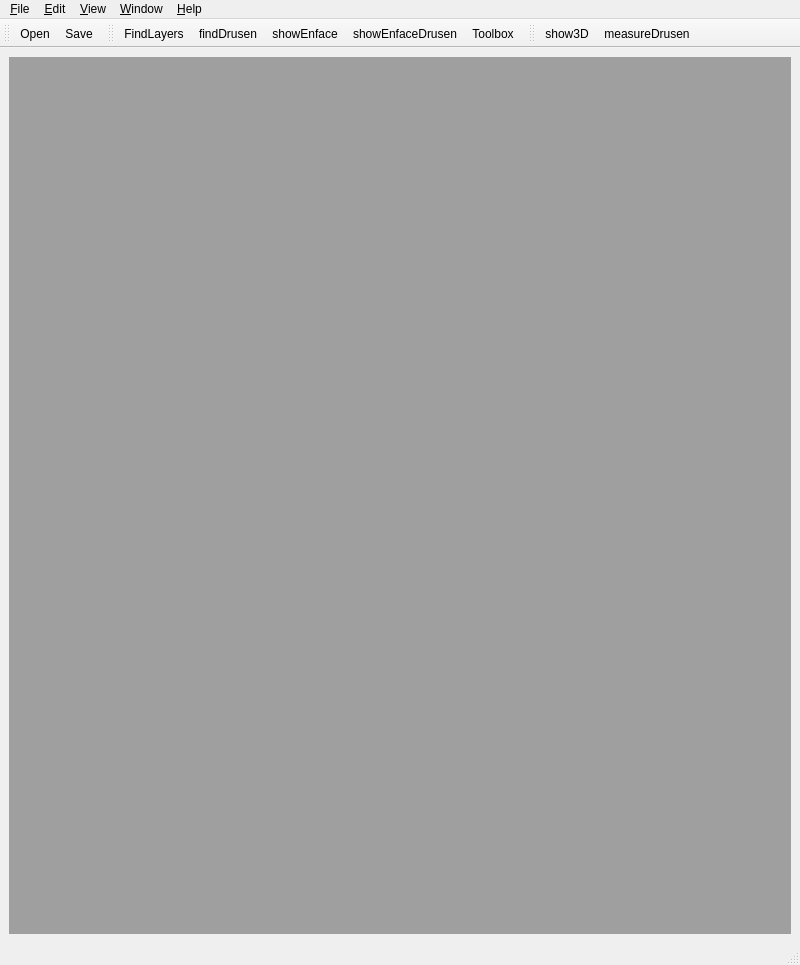
<?xml version="1.0" encoding="UTF-8"?>
<ui version="4.0">
 <class>MainWindow</class>
 <widget class="QMainWindow" name="MainWindow">
  <property name="geometry">
   <rect>
    <x>0</x>
    <y>0</y>
    <width>800</width>
    <height>965</height>
   </rect>
  </property>
  <property name="windowTitle">
   <string>OCT Editor</string>
  </property>
  <property name="windowIcon">
   <iconset>
    <normaloff>icons/633563-basic-icons/png/233-empty.png</normaloff>icons/633563-basic-icons/png/233-empty.png</iconset>
  </property>
  <widget class="QWidget" name="centralwidget">
   <layout class="QGridLayout" name="gridLayout">
    <item row="0" column="0">
     <widget class="QMdiArea" name="mdiArea">
      <widget class="QWidget" name="subwindowScanViewer">
       <property name="sizePolicy">
        <sizepolicy hsizetype="Expanding" vsizetype="Expanding">
         <horstretch>0</horstretch>
         <verstretch>0</verstretch>
        </sizepolicy>
       </property>
       <property name="windowTitle">
        <string>Viewer</string>
       </property>
       <layout class="QGridLayout" name="gridLayout_3">
        <item row="0" column="0">
         <widget class="QGraphicsView" name="graphicsView"/>
        </item>
        <item row="1" column="0">
         <layout class="QHBoxLayout" name="horizontalLayout_3">
          <item>
           <widget class="QSpinBox" name="spinBoxSliceNumber"/>
          </item>
          <item>
           <widget class="QToolButton" name="toolButtonLockView">
            <property name="text">
             <string>...</string>
            </property>
            <property name="icon">
             <iconset>
              <normaloff>icons/633563-basic-icons/png/131-link.png</normaloff>icons/633563-basic-icons/png/131-link.png</iconset>
            </property>
           </widget>
          </item>
         </layout>
        </item>
       </layout>
      </widget>
      <widget class="QWidget" name="subwindowToolBox">
       <property name="sizePolicy">
        <sizepolicy hsizetype="Maximum" vsizetype="Maximum">
         <horstretch>0</horstretch>
         <verstretch>0</verstretch>
        </sizepolicy>
       </property>
       <property name="minimumSize">
        <size>
         <width>240</width>
         <height>400</height>
        </size>
       </property>
       <property name="maximumSize">
        <size>
         <width>240</width>
         <height>400</height>
        </size>
       </property>
       <property name="windowTitle">
        <string>Toolbox</string>
       </property>
       <layout class="QVBoxLayout" name="verticalLayout_6">
        <item>
         <widget class="QGroupBox" name="groupBox">
          <property name="title">
           <string>Edit</string>
          </property>
          <layout class="QVBoxLayout" name="verticalLayout_5">
           <item>
            <widget class="QComboBox" name="comboBoxEditMap">
             <item>
              <property name="text">
               <string>Layer map</string>
              </property>
             </item>
             <item>
              <property name="text">
               <string>Drusen map</string>
              </property>
             </item>
             <item>
              <property name="text">
               <string>Enface drusen map</string>
              </property>
             </item>
            </widget>
           </item>
          </layout>
         </widget>
        </item>
        <item>
         <spacer name="verticalSpacer">
          <property name="orientation">
           <enum>Qt::Vertical</enum>
          </property>
          <property name="sizeType">
           <enum>QSizePolicy::MinimumExpanding</enum>
          </property>
          <property name="sizeHint" stdset="0">
           <size>
            <width>20</width>
            <height>18</height>
           </size>
          </property>
         </spacer>
        </item>
        <item>
         <widget class="QGroupBox" name="groupBoxOpacity">
          <property name="title">
           <string>Opacity</string>
          </property>
          <layout class="QGridLayout" name="gridLayout_2">
           <item row="0" column="0">
            <layout class="QHBoxLayout" name="horizontalLayoutBscan">
             <item>
              <layout class="QVBoxLayout" name="verticalLayout">
               <item>
                <widget class="QLabel" name="label">
                 <property name="text">
                  <string>B-Scan</string>
                 </property>
                </widget>
               </item>
               <item>
                <widget class="QLabel" name="label_2">
                 <property name="text">
                  <string>Layer map</string>
                 </property>
                </widget>
               </item>
               <item>
                <widget class="QLabel" name="label_3">
                 <property name="text">
                  <string>Drusen map</string>
                 </property>
                </widget>
               </item>
              </layout>
             </item>
             <item>
              <layout class="QVBoxLayout" name="verticalLayout_4">
               <item>
                <widget class="QSlider" name="horizontalSlider">
                 <property name="maximum">
                  <number>255</number>
                 </property>
                 <property name="pageStep">
                  <number>10</number>
                 </property>
                 <property name="tracking">
                  <bool>true</bool>
                 </property>
                 <property name="orientation">
                  <enum>Qt::Horizontal</enum>
                 </property>
                 <property name="tickPosition">
                  <enum>QSlider::NoTicks</enum>
                 </property>
                </widget>
               </item>
               <item>
                <widget class="QSlider" name="horizontalSlider_2">
                 <property name="maximum">
                  <number>255</number>
                 </property>
                 <property name="pageStep">
                  <number>10</number>
                 </property>
                 <property name="tracking">
                  <bool>true</bool>
                 </property>
                 <property name="orientation">
                  <enum>Qt::Horizontal</enum>
                 </property>
                 <property name="tickPosition">
                  <enum>QSlider::NoTicks</enum>
                 </property>
                </widget>
               </item>
               <item>
                <widget class="QSlider" name="horizontalSlider_3">
                 <property name="maximum">
                  <number>255</number>
                 </property>
                 <property name="pageStep">
                  <number>10</number>
                 </property>
                 <property name="tracking">
                  <bool>true</bool>
                 </property>
                 <property name="orientation">
                  <enum>Qt::Horizontal</enum>
                 </property>
                 <property name="tickPosition">
                  <enum>QSlider::NoTicks</enum>
                 </property>
                </widget>
               </item>
              </layout>
             </item>
            </layout>
           </item>
           <item row="1" column="0">
            <layout class="QHBoxLayout" name="horizontalLayoutEnface">
             <item>
              <layout class="QVBoxLayout" name="verticalLayout_2">
               <item>
                <widget class="QLabel" name="label_4">
                 <property name="text">
                  <string>Enface</string>
                 </property>
                </widget>
               </item>
               <item>
                <widget class="QLabel" name="label_5">
                 <property name="text">
                  <string>Enface drusen</string>
                 </property>
                </widget>
               </item>
              </layout>
             </item>
             <item>
              <layout class="QVBoxLayout" name="verticalLayout_3">
               <item>
                <widget class="QSlider" name="horizontalSlider_4">
                 <property name="maximum">
                  <number>255</number>
                 </property>
                 <property name="pageStep">
                  <number>10</number>
                 </property>
                 <property name="tracking">
                  <bool>true</bool>
                 </property>
                 <property name="orientation">
                  <enum>Qt::Horizontal</enum>
                 </property>
                 <property name="tickPosition">
                  <enum>QSlider::NoTicks</enum>
                 </property>
                </widget>
               </item>
               <item>
                <widget class="QSlider" name="horizontalSlider_5">
                 <property name="maximum">
                  <number>255</number>
                 </property>
                 <property name="pageStep">
                  <number>10</number>
                 </property>
                 <property name="tracking">
                  <bool>true</bool>
                 </property>
                 <property name="orientation">
                  <enum>Qt::Horizontal</enum>
                 </property>
                 <property name="tickPosition">
                  <enum>QSlider::NoTicks</enum>
                 </property>
                </widget>
               </item>
              </layout>
             </item>
            </layout>
           </item>
          </layout>
         </widget>
        </item>
        <item>
         <spacer name="verticalSpacer_2">
          <property name="orientation">
           <enum>Qt::Vertical</enum>
          </property>
          <property name="sizeType">
           <enum>QSizePolicy::MinimumExpanding</enum>
          </property>
          <property name="sizeHint" stdset="0">
           <size>
            <width>20</width>
            <height>18</height>
           </size>
          </property>
         </spacer>
        </item>
        <item>
         <widget class="QGroupBox" name="groupBoxToolBox">
          <property name="title">
           <string>Toolbox</string>
          </property>
          <layout class="QGridLayout" name="gridLayout_4">
           <item row="0" column="0">
            <widget class="QToolButton" name="toolButtonPencil">
             <property name="text">
              <string/>
             </property>
             <property name="icon">
              <iconset>
               <normaloff>icons/633563-basic-icons/png/085-pencil.png</normaloff>icons/633563-basic-icons/png/085-pencil.png</iconset>
             </property>
            </widget>
           </item>
           <item row="0" column="1">
            <widget class="QToolButton" name="toolButtonEraser">
             <property name="text">
              <string/>
             </property>
             <property name="icon">
              <iconset>
               <normaloff>icons/633563-basic-icons/png/017-usb-1.png</normaloff>icons/633563-basic-icons/png/017-usb-1.png</iconset>
             </property>
            </widget>
           </item>
           <item row="0" column="2">
            <widget class="QToolButton" name="toolButtonMagnifier">
             <property name="text">
              <string/>
             </property>
             <property name="icon">
              <iconset>
               <normaloff>icons/633563-basic-icons/png/059-loupe.png</normaloff>icons/633563-basic-icons/png/059-loupe.png</iconset>
             </property>
            </widget>
           </item>
           <item row="0" column="3">
            <widget class="QToolButton" name="toolButtonHome">
             <property name="text">
              <string/>
             </property>
             <property name="icon">
              <iconset>
               <normaloff>icons/633563-basic-icons/png/144-home.png</normaloff>icons/633563-basic-icons/png/144-home.png</iconset>
             </property>
            </widget>
           </item>
           <item row="1" column="0">
            <widget class="QToolButton" name="toolButtonUndo">
             <property name="text">
              <string/>
             </property>
             <property name="icon">
              <iconset>
               <normaloff>icons/633563-basic-icons/png/064-previous.png</normaloff>icons/633563-basic-icons/png/064-previous.png</iconset>
             </property>
            </widget>
           </item>
           <item row="1" column="1">
            <widget class="QToolButton" name="toolButtonRedo">
             <property name="text">
              <string/>
             </property>
             <property name="icon">
              <iconset>
               <normaloff>icons/633563-basic-icons/png/232-next-2.png</normaloff>icons/633563-basic-icons/png/232-next-2.png</iconset>
             </property>
            </widget>
           </item>
           <item row="1" column="2">
            <widget class="QToolButton" name="toolButtonRelod">
             <property name="text">
              <string/>
             </property>
             <property name="icon">
              <iconset>
               <normaloff>icons/633563-basic-icons/png/067-reload.png</normaloff>icons/633563-basic-icons/png/067-reload.png</iconset>
             </property>
            </widget>
           </item>
           <item row="1" column="3">
            <widget class="QToolButton" name="toolButtonUnlock">
             <property name="text">
              <string/>
             </property>
             <property name="icon">
              <iconset>
               <normaloff>icons/633563-basic-icons/png/007-broken-link.png</normaloff>icons/633563-basic-icons/png/007-broken-link.png</iconset>
             </property>
            </widget>
           </item>
          </layout>
         </widget>
        </item>
       </layout>
      </widget>
     </widget>
    </item>
   </layout>
  </widget>
  <widget class="QMenuBar" name="menubar">
   <property name="geometry">
    <rect>
     <x>0</x>
     <y>0</y>
     <width>800</width>
     <height>27</height>
    </rect>
   </property>
   <widget class="QMenu" name="menu_File">
    <property name="title">
     <string>&amp;File</string>
    </property>
    <addaction name="action_Open"/>
    <addaction name="action_Save"/>
   </widget>
   <widget class="QMenu" name="menu_Edit">
    <property name="title">
     <string>&amp;Edit</string>
    </property>
   </widget>
   <widget class="QMenu" name="menu_View">
    <property name="title">
     <string>&amp;View</string>
    </property>
    <addaction name="action_Toolbox"/>
   </widget>
   <widget class="QMenu" name="menu_Window">
    <property name="title">
     <string>&amp;Window</string>
    </property>
    <addaction name="action_Reset"/>
   </widget>
   <widget class="QMenu" name="menu_Help">
    <property name="title">
     <string>&amp;Help</string>
    </property>
   </widget>
   <addaction name="menu_File"/>
   <addaction name="menu_Edit"/>
   <addaction name="menu_View"/>
   <addaction name="menu_Window"/>
   <addaction name="menu_Help"/>
  </widget>
  <widget class="QStatusBar" name="statusbar"/>
  <widget class="QToolBar" name="toolBarBasic">
   <property name="windowTitle">
    <string>toolBar</string>
   </property>
   <attribute name="toolBarArea">
    <enum>TopToolBarArea</enum>
   </attribute>
   <attribute name="toolBarBreak">
    <bool>false</bool>
   </attribute>
   <addaction name="action_Open"/>
   <addaction name="action_Save"/>
  </widget>
  <widget class="QToolBar" name="toolBarOCTperdiction">
   <property name="windowTitle">
    <string>toolBar_2</string>
   </property>
   <attribute name="toolBarArea">
    <enum>TopToolBarArea</enum>
   </attribute>
   <attribute name="toolBarBreak">
    <bool>false</bool>
   </attribute>
   <addaction name="actionFindLayers"/>
   <addaction name="actionFindDrusen"/>
   <addaction name="actionShowEnface"/>
   <addaction name="actionShowEnfaceDrusen"/>
   <addaction name="action_Toolbox"/>
  </widget>
  <widget class="QToolBar" name="toolBarExtraAnalysis">
   <property name="windowTitle">
    <string>toolBar_3</string>
   </property>
   <attribute name="toolBarArea">
    <enum>TopToolBarArea</enum>
   </attribute>
   <attribute name="toolBarBreak">
    <bool>false</bool>
   </attribute>
   <addaction name="actionShow3D"/>
   <addaction name="actionMeasureDrusen"/>
  </widget>
  <action name="action_Open">
   <property name="icon">
    <iconset>
     <normaloff>icons/633563-basic-icons/png/153-folder.png</normaloff>icons/633563-basic-icons/png/153-folder.png</iconset>
   </property>
   <property name="text">
    <string>&amp;Open</string>
   </property>
  </action>
  <action name="action_Save">
   <property name="icon">
    <iconset>
     <normaloff>icons/633563-basic-icons/png/060-diskette.png</normaloff>icons/633563-basic-icons/png/060-diskette.png</iconset>
   </property>
   <property name="text">
    <string>&amp;Save</string>
   </property>
  </action>
  <action name="action_Toolbox">
   <property name="icon">
    <iconset>
     <normaloff>icons/633563-basic-icons/png/086-school-material.png</normaloff>icons/633563-basic-icons/png/086-school-material.png</iconset>
   </property>
   <property name="text">
    <string>&amp;Toolbox</string>
   </property>
  </action>
  <action name="action_Reset">
   <property name="text">
    <string>&amp;Reset</string>
   </property>
  </action>
  <action name="actionFindLayers">
   <property name="icon">
    <iconset>
     <normaloff>icons/633563-basic-icons/png/005-wifi-2.png</normaloff>icons/633563-basic-icons/png/005-wifi-2.png</iconset>
   </property>
   <property name="text">
    <string>FindLayers</string>
   </property>
   <property name="toolTip">
    <string>Find layers</string>
   </property>
  </action>
  <action name="actionFindDrusen">
   <property name="icon">
    <iconset>
     <normaloff>icons/633563-basic-icons/png/192-cloud.png</normaloff>icons/633563-basic-icons/png/192-cloud.png</iconset>
   </property>
   <property name="text">
    <string>findDrusen</string>
   </property>
   <property name="toolTip">
    <string>Find Drusen</string>
   </property>
  </action>
  <action name="actionShowEnface">
   <property name="icon">
    <iconset>
     <normaloff>icons/633563-basic-icons/png/015-user-1.png</normaloff>icons/633563-basic-icons/png/015-user-1.png</iconset>
   </property>
   <property name="text">
    <string>showEnface</string>
   </property>
   <property name="toolTip">
    <string>Show Enface</string>
   </property>
  </action>
  <action name="actionShowEnfaceDrusen">
   <property name="icon">
    <iconset>
     <normaloff>icons/633563-basic-icons/png/220-arroba.png</normaloff>icons/633563-basic-icons/png/220-arroba.png</iconset>
   </property>
   <property name="text">
    <string>showEnfaceDrusen</string>
   </property>
   <property name="toolTip">
    <string>Show enface drusen</string>
   </property>
  </action>
  <action name="actionShow3D">
   <property name="icon">
    <iconset>
     <normaloff>icons/633563-basic-icons/png/177-cube.png</normaloff>icons/633563-basic-icons/png/177-cube.png</iconset>
   </property>
   <property name="text">
    <string>show3D</string>
   </property>
   <property name="toolTip">
    <string>Show PED volume</string>
   </property>
  </action>
  <action name="actionMeasureDrusen">
   <property name="icon">
    <iconset>
     <normaloff>icons/633563-basic-icons/png/189-analytics.png</normaloff>icons/633563-basic-icons/png/189-analytics.png</iconset>
   </property>
   <property name="text">
    <string>measureDrusen</string>
   </property>
   <property name="toolTip">
    <string>Measure Drusen</string>
   </property>
  </action>
 </widget>
 <resources/>
 <connections/>
</ui>
